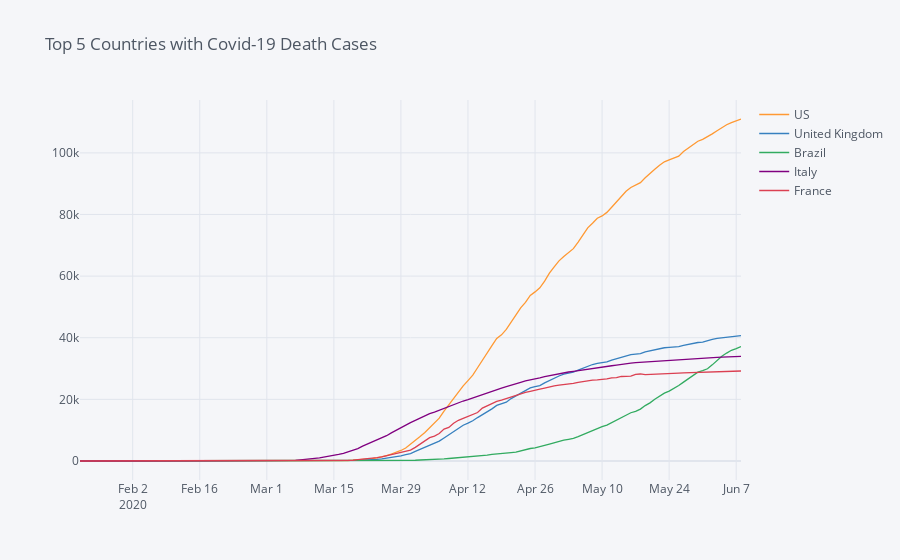

Notebook source saved alongside this figure:
### Code cell
#plot top 5 countries with most death cases
'''death_countries = []
for c in top_deaths_countries.columns:
    death_countries.append(c)
plot = top_deaths_countries.plot(figsize=(12,8), linewidth=1, legend=False)
plot.grid(color='#d4d4d4')
plot.set_xlabel('Date')
plot.set_ylabel('Number of Deaths')
for country in death_countries:
    plot.text(x = top_deaths_countries.index[-1], y = top_deaths_countries[country].max(), s = country, weight = 'bold')'''


#plot top 5 countries with most cases using pandas iplot
plot = top_deaths_countries.iplot(title="Top 5 Countries with Covid-19 Death Cases")

### Figure 1 — Plotly figure (JSON) as saved in the notebook; plotly's stock layout.template omitted (floating-point values rounded to 4 significant figures; data arrays with more than 128 entries replaced by an {"elided": "..."} marker saying what was removed)
{"data": [{"line": {"color": "rgba(255, 153, 51, 1.0)", "dash": "solid", "shape": "linear", "width": 1.3}, "mode": "lines", "name": "US", "text": "", "type": "scatter", "x": {"elided": "139 str values"}, "y": {"elided": "139 int values"}}, {"line": {"color": "rgba(55, 128, 191, 1.0)", "dash": "solid", "shape": "linear", "width": 1.3}, "mode": "lines", "name": "United Kingdom", "text": "", "type": "scatter", "x": {"elided": "139 str values"}, "y": {"elided": "139 int values"}}, {"line": {"color": "rgba(50, 171, 96, 1.0)", "dash": "solid", "shape": "linear", "width": 1.3}, "mode": "lines", "name": "Brazil", "text": "", "type": "scatter", "x": {"elided": "139 str values"}, "y": {"elided": "139 int values"}}, {"line": {"color": "rgba(128, 0, 128, 1.0)", "dash": "solid", "shape": "linear", "width": 1.3}, "mode": "lines", "name": "Italy", "text": "", "type": "scatter", "x": {"elided": "139 str values"}, "y": {"elided": "139 int values"}}, {"line": {"color": "rgba(219, 64, 82, 1.0)", "dash": "solid", "shape": "linear", "width": 1.3}, "mode": "lines", "name": "France", "text": "", "type": "scatter", "x": {"elided": "139 str values"}, "y": {"elided": "139 int values"}}], "layout": {"legend": {"bgcolor": "#F5F6F9", "font": {"color": "#4D5663"}}, "paper_bgcolor": "#F5F6F9", "plot_bgcolor": "#F5F6F9", "title": {"font": {"color": "#4D5663"}, "text": "Top 5 Countries with Covid-19 Death Cases"}, "xaxis": {"gridcolor": "#E1E5ED", "showgrid": true, "tickfont": {"color": "#4D5663"}, "title": {"font": {"color": "#4D5663"}, "text": ""}, "zerolinecolor": "#E1E5ED"}, "yaxis": {"gridcolor": "#E1E5ED", "showgrid": true, "tickfont": {"color": "#4D5663"}, "title": {"font": {"color": "#4D5663"}, "text": ""}, "zerolinecolor": "#E1E5ED"}}}
